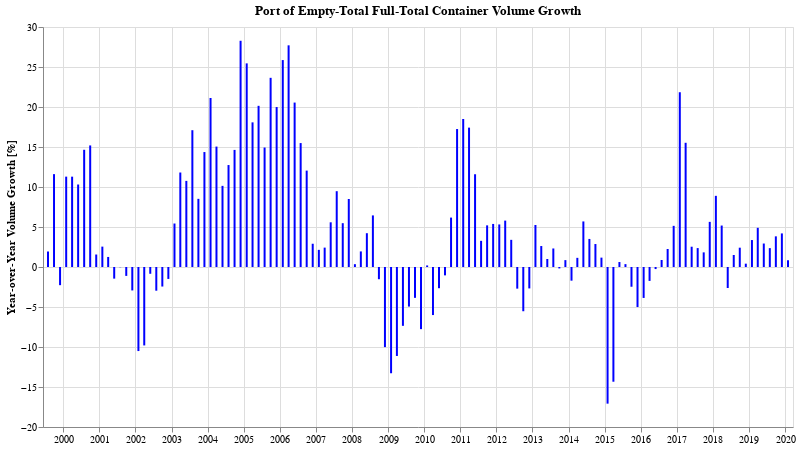

Notebook source saved alongside this figure:
### Code cell
doYoyChart(df_oak_combined, 'Empty-Total')

### Figure 1 — Vega-Lite specification as saved in the notebook (floating-point values rounded to 4 significant figures; data arrays with more than 128 entries replaced by an {"elided": "..."} marker saying what was removed)
{"config": {"view": {"continuousWidth": 400, "continuousHeight": 300}}, "data": {"name": "data-66b2d2c1d91ef13188e0f6fd95556aa2"}, "mark": {"type": "bar", "color": "blue", "width": 2}, "encoding": {"tooltip": [{"type": "temporal", "field": "dt", "format": "%b %Y"}, {"type": "quantitative", "field": "Full-Total"}], "x": {"type": "temporal", "axis": {"title": ""}, "field": "dt"}, "y": {"type": "quantitative", "axis": {"title": "Year-over-Year Volume Growth [%]"}, "field": "Full-Total"}}, "height": 400, "title": "Port of Empty-Total Full-Total Container Volume Growth", "width": 750, "$schema": "https://vega.github.io/schema/vega-lite/v4.0.2.json", "datasets": {"data-66b2d2c1d91ef13188e0f6fd95556aa2": {"elided": "136 records"}}}
